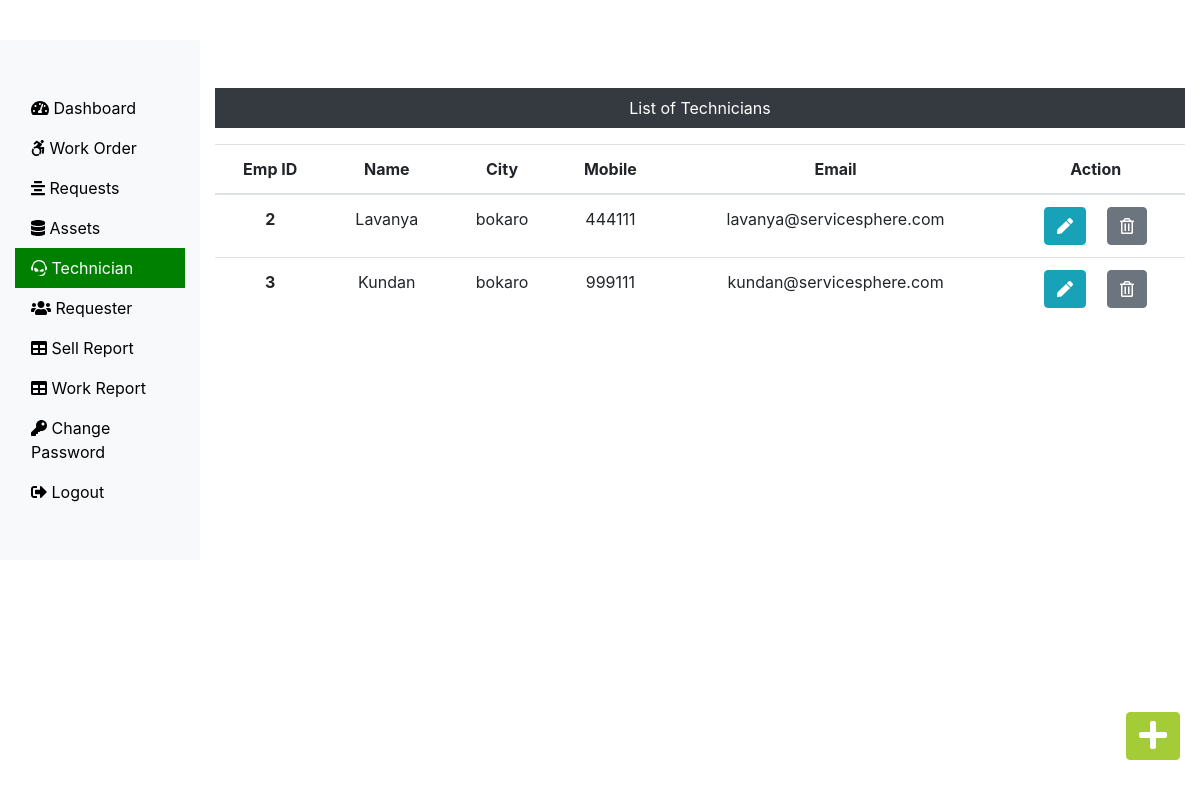
Screenshot of /Admin/technician.php (signed in) with the database file from the repository.
### tables this page shows
CREATE TABLE `technician_tb` (
  `empid` int(11) NOT NULL,
  `empName` varchar(60) NOT NULL,
  `empCity` varchar(60) NOT NULL,
  `empMobile` bigint(20) NOT NULL,
  `empEmail` varchar(60) NOT NULL
);

### Admin/technician.php (the view, shortened to what this page needs)
<?php
include('includes/header.php');
include('../dbConnection.php');
?>
<div class="col-sm-9 col-md-10 mt-5 text-center">
  <p class=" bg-dark text-white p-2">List of Technicians</p>
  <?php
    $sql = "SELECT * FROM technician_tb";
    $result = $conn->query($sql);
    if($result->num_rows > 0){
 echo '<table class="table">
  <thead>
   <tr>
    <th scope="col">Emp ID</th>
    <th scope="col">Name</th>
    <th scope="col">City</th>
    <th scope="col">Mobile</th>
    <th scope="col">Email</th>
    <th scope="col">Action</th>
   </tr>
  </thead>
  <tbody>';
  while($row = $result->fetch_assoc()){
   echo '<tr>';
    echo '<th scope="row">'.$row["empid"].'</th>';
    echo '<td>'. $row["empName"].'</td>';
    echo '<td>'.$row["empCity"].'</td>';
    echo '<td>'.$row["empMobile"].'</td>';
    echo '<td>'.$row["empEmail"].'</td>';
    echo '<td><form action="editemp.php" method="POST" class="d-inline"> <input type="hidden" name="id" value='. $row["empid"] .'><button type="submit" class="btn btn-info mr-3" name="view" value="View"><i class="fas fa-pen"></i></button></form>  <form action="" method="POST" class="d-inline"><input type="hidden" name="id" value='. $row["empid"] .'><button type="submit" class="btn btn-secondary" name="delete" value="Delete"><i class="far fa-trash-alt"></i></button></form></td>
   </tr>';
  }
 echo '</tbody>
 </table>';
} else {
  echo "0 Result";
}
?>
</div>
</div>
<div><a class="btn btn-danger box" href="insertemp.php"><i class="fas fa-plus fa-2x"></i></a>
</div>
</div>
<?php
include('includes/footer.php');
?>

### css/custom.css (style rules this page uses)
a { color: black; }
.box { position: fixed; bottom: 10px; right: 20px; margin-bottom: 30px; }

### rows the page displays
technician_tb: empid "2", empName "Lavanya", empCity "bokaro", empMobile "444111", empEmail "lavanya@servicesphere.com"
technician_tb: empid "3", empName "Kundan", empCity "bokaro", empMobile "999111", empEmail "kundan@servicesphere.com"
